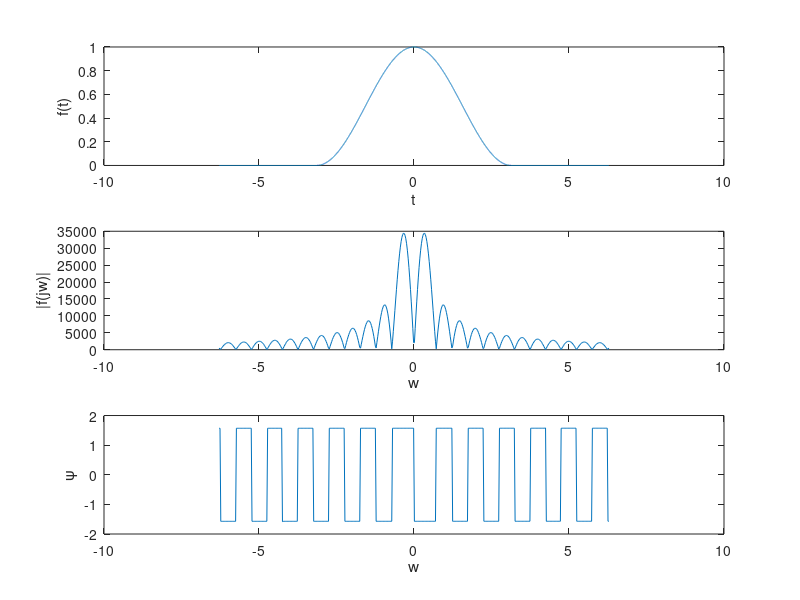

MATLAB code to generate this figure:
t=-2*pi:0.001:2*pi;
ft=(0.5*(1+cos(t)).*(abs(t)>=0 & abs(t)<=pi));
subplot(311);
plot(t,ft);
xlabel('t');
ylabel('f(t)');

w=linspace(-2*pi,2*pi,500);

fwj=t*exp(-j*t'*w);
subplot(312);
plot(w,abs(fwj));
xlabel('w');
ylabel('|f(jw)|');

fwj=t*exp(-j*t'*w);
subplot(313);
plot(w,angle(fwj));
xlabel('w');
ylabel('ψ');

